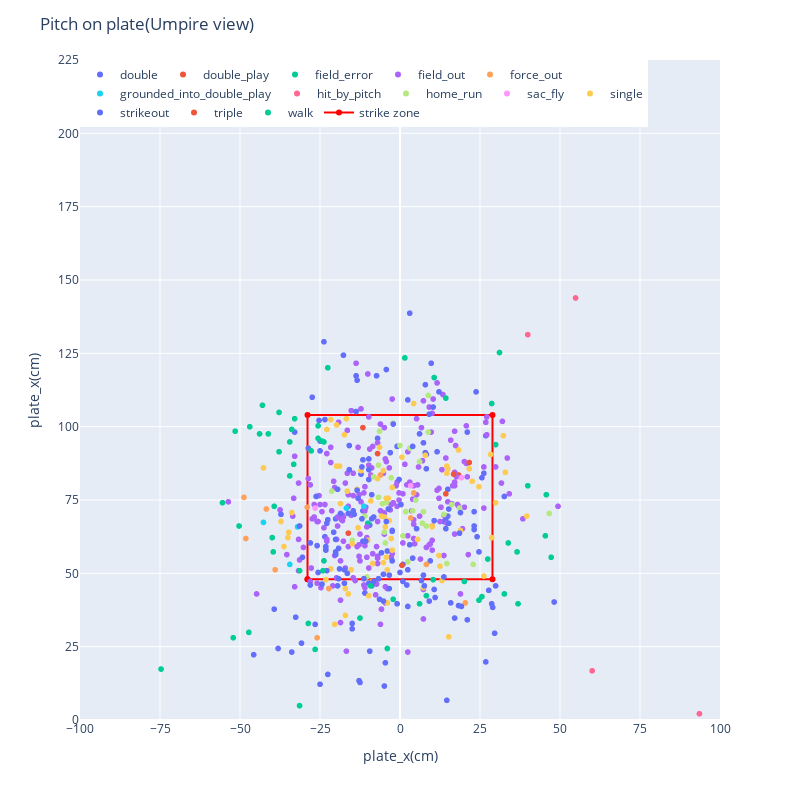

The notebook cell this image was saved under:
### Code cell
# イベントごとの結果

_fig = plate(df, hover='events')
_fig.show()

### Figure 1 — Plotly figure (JSON) as saved in the notebook; plotly's stock layout.template omitted (floating-point values rounded to 4 significant figures; data arrays with more than 128 entries replaced by an {"elided": "..."} marker saying what was removed)
{"data": [{"customdata": {"elided": "26x10 mixed values"}, "hovertemplate": "<b>%{hovertext}</b><br><br>events=double<br>plate_x_cm=%{x}<br>plate_z_cm=%{y}<br>game_date=%{customdata[0]}<br>batter_name=%{customdata[1]}<br>pitcher_name=%{customdata[2]}<br>effective_speed_kh=%{customdata[3]}<br>pitch_name=%{customdata[4]}<br>hit_distance_sc_m=%{customdata[5]}<br>launch_speed_kh=%{customdata[6]}<br>launch_angle=%{customdata[7]}<br>des=%{customdata[8]}<br>description=%{customdata[9]}<extra></extra>", "hovertext": ["double", "double", "double", "double", "double", "double", "double", "double", "double", "double", "double", "double", "double", "double", "double", "double", "double", "double", "double", "double", "double", "double", "double", "double", "double", "double"], "legendgroup": "double", "marker": {"color": "#636efa", "symbol": "circle"}, "mode": "markers", "name": "double", "showlegend": true, "type": "scattergl", "x": [-12.19, -15.85, -0.91, 9.45, 13.72, -23.47, 15.24, -7.01, 10.67, -10.97, 7.92, -9.45, -24.99, -3.96, 14.94, 23.16, 14.33, -9.75, 8.23, -27.43, 26.82, -2.44, -8.23, -11.58, 11.58, -20.12], "xaxis": "x", "y": [83.82, 93.57, 93.27, 54.25, 67.67, 62.48, 71.93, 96.01, 67.97, 43.28, 91.14, 66.45, 95.1, 57.61, 69.49, 66.14, 68.58, 81.99, 90.53, 110.0, 96.93, 64.62, 69.19, 71.32, 91.44, 68.58], "yaxis": "y"}, {"customdata": [["2022-05-22T00:00:00", "Ohtani, Shohei", "Irvin, Cole", 129.0, "Changeup", 89.31, 151.7, 22, "Angels challenged (tag play), call on the field was upheld: Shohei Ohtani lines into a double play, right fielder Chad Pinder to shortstop Elvis Andrus.   Tyler Wade out at 2nd.", "hit_into_play"], ["2022-04-23T00:00:00", "Ohtani, Shohei", "Watkins, Spenser", 149.3, "4-Seam Fastball", 38.1, 134.1, 8, "Shohei Ohtani lines into a double play, third baseman Ramon Urias to shortstop Jorge Mateo.   Tyler Wade out at 2nd.", "hit_into_play"]], "hovertemplate": "<b>%{hovertext}</b><br><br>events=double_play<br>plate_x_cm=%{x}<br>plate_z_cm=%{y}<br>game_date=%{customdata[0]}<br>batter_name=%{customdata[1]}<br>pitcher_name=%{customdata[2]}<br>effective_speed_kh=%{customdata[3]}<br>pitch_name=%{customdata[4]}<br>hit_distance_sc_m=%{customdata[5]}<br>launch_speed_kh=%{customdata[6]}<br>launch_angle=%{customdata[7]}<br>des=%{customdata[8]}<br>description=%{customdata[9]}<extra></extra>", "hovertext": ["double_play", "double_play"], "legendgroup": "double_play", "marker": {"color": "#EF553B", "symbol": "circle"}, "mode": "markers", "name": "double_play", "showlegend": true, "type": "scattergl", "x": [18.29, -11.58], "xaxis": "x", "y": [83.52, 99.67], "yaxis": "y"}, {"customdata": [["2022-04-16T00:00:00", "Ohtani, Shohei", "Martin, Brett", 130.1, "Curveball", 9.14, 142.6, -2, "Shohei Ohtani reaches on a fielding error by first baseman Nathaniel Lowe.   Tyler Wade to 2nd.", "hit_into_play"], ["2022-04-17T00:00:00", "Ohtani, Shohei", "Burke, Brock", 155.7, "4-Seam Fastball", 40.54, 86.72, 53, "Shohei Ohtani reaches on a fielding error by shortstop Marcus Semien.", "hit_into_play"], ["2022-07-16T00:00:00", "Ohtani, Shohei", "Urías, Julio", 150.9, "4-Seam Fastball", 16.46, 145.1, 79, "Shohei Ohtani reaches on a fielding error by first baseman Freddie Freeman.   Luis Rengifo to 3rd.", "hit_into_play"]], "hovertemplate": "<b>%{hovertext}</b><br><br>events=field_error<br>plate_x_cm=%{x}<br>plate_z_cm=%{y}<br>game_date=%{customdata[0]}<br>batter_name=%{customdata[1]}<br>pitcher_name=%{customdata[2]}<br>effective_speed_kh=%{customdata[3]}<br>pitch_name=%{customdata[4]}<br>hit_distance_sc_m=%{customdata[5]}<br>launch_speed_kh=%{customdata[6]}<br>launch_angle=%{customdata[7]}<br>des=%{customdata[8]}<br>description=%{customdata[9]}<extra></extra>", "hovertext": ["field_error", "field_error", "field_error"], "legendgroup": "field_error", "marker": {"color": "#00cc96", "symbol": "circle"}, "mode": "markers", "name": "field_error", "showlegend": true, "type": "scattergl", "x": [-10.06, 29.87, -23.77], "xaxis": "x", "y": [67.06, 93.88, 94.79], "yaxis": "y"}, {"customdata": {"elided": "213x10 mixed values"}, "hovertemplate": "<b>%{hovertext}</b><br><br>events=field_out<br>plate_x_cm=%{x}<br>plate_z_cm=%{y}<br>game_date=%{customdata[0]}<br>batter_name=%{customdata[1]}<br>pitcher_name=%{customdata[2]}<br>effective_speed_kh=%{customdata[3]}<br>pitch_name=%{customdata[4]}<br>hit_distance_sc_m=%{customdata[5]}<br>launch_speed_kh=%{customdata[6]}<br>launch_angle=%{customdata[7]}<br>des=%{customdata[8]}<br>description=%{customdata[9]}<extra></extra>", "hovertext": {"elided": "213 str values"}, "legendgroup": "field_out", "marker": {"color": "#ab63fa", "symbol": "circle"}, "mode": "markers", "name": "field_out", "showlegend": true, "type": "scattergl", "x": {"elided": "213 float values"}, "xaxis": "x", "y": {"elided": "213 float values"}, "yaxis": "y"}, {"customdata": {"elided": "14x10 mixed values"}, "hovertemplate": "<b>%{hovertext}</b><br><br>events=force_out<br>plate_x_cm=%{x}<br>plate_z_cm=%{y}<br>game_date=%{customdata[0]}<br>batter_name=%{customdata[1]}<br>pitcher_name=%{customdata[2]}<br>effective_speed_kh=%{customdata[3]}<br>pitch_name=%{customdata[4]}<br>hit_distance_sc_m=%{customdata[5]}<br>launch_speed_kh=%{customdata[6]}<br>launch_angle=%{customdata[7]}<br>des=%{customdata[8]}<br>description=%{customdata[9]}<extra></extra>", "hovertext": ["force_out", "force_out", "force_out", "force_out", "force_out", "force_out", "force_out", "force_out", "force_out", "force_out", "force_out", "force_out", "force_out", "force_out"], "legendgroup": "force_out", "marker": {"color": "#FFA15A", "symbol": "circle"}, "mode": "markers", "name": "force_out", "showlegend": true, "type": "scattergl", "x": [-28.96, 3.35, -8.84, 20.42, 10.06, 4.27, 8.23, -6.1, -48.77, -48.16, -41.76, -22.25, -25.91, -39.01], "xaxis": "x", "y": [72.54, 68.88, 47.24, 39.93, 66.14, 77.42, 53.04, 83.52, 75.9, 61.87, 71.93, 44.81, 28.04, 51.21], "yaxis": "y"}, {"customdata": [["2022-08-29T00:00:00", "Ohtani, Shohei", "Montas, Frankie", 137.0, "Split-Finger", 1.83, 137.3, -18, "Shohei Ohtani grounds into a double play, shortstop Isiah Kiner-Falefa to first baseman Anthony Rizzo.   Mike Trout out at 2nd.    Shohei Ohtani out at 1st.", "hit_into_play"], ["2022-05-01T00:00:00", "Ohtani, Shohei", "Ruiz, José", 142.2, "Changeup", 1.22, 133.1, -23, "Shohei Ohtani grounds into a double play, pitcher Jose Ruiz to shortstop Tim Anderson to first baseman Jose Abreu.   Taylor Ward to 3rd.    Mike Trout out at 2nd.    Shohei Ohtani out at 1st.", "hit_into_play"], ["2022-05-14T00:00:00", "Ohtani, Shohei", "Oller, Adam", 138.2, "Changeup", 7.92, 139.0, -3, "Shohei Ohtani grounds into a double play, shortstop Kevin Smith to first baseman Christian Bethancourt.   Taylor Ward out at 2nd.    Shohei Ohtani out at 1st.", "hit_into_play"], ["2022-04-22T00:00:00", "Ohtani, Shohei", "Pérez, Cionel", 132.8, "Slider", 29.87, 165.3, 5, "Shohei Ohtani grounds into a double play, shortstop Jorge Mateo to third baseman Kelvin Gutierrez to first baseman Ryan Mountcastle.   Andrew Velazquez out at 2nd.    Shohei Ohtani out at 1st.", "hit_into_play"], ["2022-05-18T00:00:00", "Ohtani, Shohei", "Dunning, Dane", 133.9, "Changeup", 4.27, 152.6, -9, "Shohei Ohtani grounds into a double play, first baseman Nathaniel Lowe to shortstop Corey Seager to first baseman Nathaniel Lowe.   Taylor Ward out at 2nd.    Shohei Ohtani out at 1st.", "hit_into_play"]], "hovertemplate": "<b>%{hovertext}</b><br><br>events=grounded_into_double_play<br>plate_x_cm=%{x}<br>plate_z_cm=%{y}<br>game_date=%{customdata[0]}<br>batter_name=%{customdata[1]}<br>pitcher_name=%{customdata[2]}<br>effective_speed_kh=%{customdata[3]}<br>pitch_name=%{customdata[4]}<br>hit_distance_sc_m=%{customdata[5]}<br>launch_speed_kh=%{customdata[6]}<br>launch_angle=%{customdata[7]}<br>des=%{customdata[8]}<br>description=%{customdata[9]}<extra></extra>", "hovertext": ["grounded_into_double_play", "grounded_into_double_play", "grounded_into_double_play", "grounded_into_double_play", "grounded_into_double_play"], "legendgroup": "grounded_into_double_play", "marker": {"color": "#19d3f3", "symbol": "circle"}, "mode": "markers", "name": "grounded_into_double_play", "showlegend": true, "type": "scattergl", "x": [-42.67, -34.44, -32, -11.28, -16.76], "xaxis": "x", "y": [67.36, 53.04, 65.84, 72.85, 72.24], "yaxis": "y"}, {"customdata": [["2022-05-24T00:00:00", "Ohtani, Shohei", "Dunning, Dane", 125.1, "Slider", null, null, null, "Shohei Ohtani hit by pitch.", "hit_by_pitch"], ["2022-05-28T00:00:00", "Ohtani, Shohei", "Merryweather, Julian", 158.2, "4-Seam Fastball", null, null, null, "Blue Jays challenged (hit by pitch), call on the field was upheld: Shohei Ohtani hit by pitch.", "hit_by_pitch"], ["2022-05-29T00:00:00", "Ohtani, Shohei", "Vasquez, Andrew", 125.8, "Curveball", null, null, null, "Shohei Ohtani hit by pitch.", "hit_by_pitch"], ["2022-07-22T00:00:00", "Ohtani, Shohei", "Morton, Charlie", 129.3, "Curveball", null, null, null, "Shohei Ohtani hit by pitch.", "hit_by_pitch"]], "hovertemplate": "<b>%{hovertext}</b><br><br>events=hit_by_pitch<br>plate_x_cm=%{x}<br>plate_z_cm=%{y}<br>game_date=%{customdata[0]}<br>batter_name=%{customdata[1]}<br>pitcher_name=%{customdata[2]}<br>effective_speed_kh=%{customdata[3]}<br>pitch_name=%{customdata[4]}<br>hit_distance_sc_m=%{customdata[5]}<br>launch_speed_kh=%{customdata[6]}<br>launch_angle=%{customdata[7]}<br>des=%{customdata[8]}<br>description=%{customdata[9]}<extra></extra>", "hovertext": ["hit_by_pitch", "hit_by_pitch", "hit_by_pitch", "hit_by_pitch"], "legendgroup": "hit_by_pitch", "marker": {"color": "#FF6692", "symbol": "circle"}, "mode": "markers", "name": "hit_by_pitch", "showlegend": true, "type": "scattergl", "x": [93.57, 39.93, 54.86, 60.05], "xaxis": "x", "y": [2.13, 131.4, 143.9, 16.76], "yaxis": "y"}, {"customdata": {"elided": "34x10 mixed values"}, "hovertemplate": "<b>%{hovertext}</b><br><br>events=home_run<br>plate_x_cm=%{x}<br>plate_z_cm=%{y}<br>game_date=%{customdata[0]}<br>batter_name=%{customdata[1]}<br>pitcher_name=%{customdata[2]}<br>effective_speed_kh=%{customdata[3]}<br>pitch_name=%{customdata[4]}<br>hit_distance_sc_m=%{customdata[5]}<br>launch_speed_kh=%{customdata[6]}<br>launch_angle=%{customdata[7]}<br>des=%{customdata[8]}<br>description=%{customdata[9]}<extra></extra>", "hovertext": ["home_run", "home_run", "home_run", "home_run", "home_run", "home_run", "home_run", "home_run", "home_run", "home_run", "home_run", "home_run", "home_run", "home_run", "home_run", "home_run", "home_run", "home_run", "home_run", "home_run", "home_run", "home_run", "home_run", "home_run", "home_run", "home_run", "home_run", "home_run", "home_run", "home_run", "home_run", "home_run", "home_run", "home_run"], "legendgroup": "home_run", "marker": {"color": "#B6E880", "symbol": "circle"}, "mode": "markers", "name": "home_run", "showlegend": true, "type": "scattergl", "x": [-2.74, 4.88, -4.27, 18.59, -4.88, 13.72, -2.13, -5.49, -10.36, 7.01, -6.71, 7.32, 3.96, -14.94, -8.23, 1.83, 8.84, 8.84, 6.1, 0.91, -6.4, 0, -4.57, 3.05, 14.63, -6.71, 8.23, 22.86, -10.97, null, 16.15, 46.63, -21.34, 2.44], "xaxis": "x", "y": [82.6, 74.98, 74.07, 72.24, 64.01, 70.1, 101.2, 73.76, 48.77, 67.06, 75.9, 71.02, 71.32, 61.26, 82.91, 71.02, 98.15, 110.6, 88.09, 62.79, 98.45, 93.57, 60.35, 92.66, 53.34, 86.87, 66.14, 53.04, 69.49, null, 73.46, 70.41, 78.03, 53.95], "yaxis": "y"}, {"customdata": [["2022-06-21T00:00:00", "Ohtani, Shohei", "Speier, Gabe", 131.7, "Slider", 93.27, 135.8, 26, "Shohei Ohtani out on a sacrifice fly to center fielder Michael A.   Taylor.   Tyler Wade scores.", "hit_into_play"], ["2022-08-06T00:00:00", "Ohtani, Shohei", "Bernardino, Brennan", 126.1, "Curveball", 77.72, 154.6, 53, "Shohei Ohtani out on a sacrifice fly to left fielder Kyle Lewis.   Andrew Velazquez scores.", "hit_into_play"], ["2022-06-21T00:00:00", "Ohtani, Shohei", "Mengden, Daniel", 142.1, "Cutter", 90.53, 135.4, 34, "Shohei Ohtani out on a sacrifice fly to left fielder Andrew Benintendi.   Tyler Wade scores.", "hit_into_play"]], "hovertemplate": "<b>%{hovertext}</b><br><br>events=sac_fly<br>plate_x_cm=%{x}<br>plate_z_cm=%{y}<br>game_date=%{customdata[0]}<br>batter_name=%{customdata[1]}<br>pitcher_name=%{customdata[2]}<br>effective_speed_kh=%{customdata[3]}<br>pitch_name=%{customdata[4]}<br>hit_distance_sc_m=%{customdata[5]}<br>launch_speed_kh=%{customdata[6]}<br>launch_angle=%{customdata[7]}<br>des=%{customdata[8]}<br>description=%{customdata[9]}<extra></extra>", "hovertext": ["sac_fly", "sac_fly", "sac_fly"], "legendgroup": "sac_fly", "marker": {"color": "#FF97FF", "symbol": "circle"}, "mode": "markers", "name": "sac_fly", "showlegend": true, "type": "scattergl", "x": [-26.52, 3.35, 19.2], "xaxis": "x", "y": [72.24, 79.86, 82.6], "yaxis": "y"}, {"customdata": {"elided": "72x10 mixed values"}, "hovertemplate": "<b>%{hovertext}</b><br><br>events=single<br>plate_x_cm=%{x}<br>plate_z_cm=%{y}<br>game_date=%{customdata[0]}<br>batter_name=%{customdata[1]}<br>pitcher_name=%{customdata[2]}<br>effective_speed_kh=%{customdata[3]}<br>pitch_name=%{customdata[4]}<br>hit_distance_sc_m=%{customdata[5]}<br>launch_speed_kh=%{customdata[6]}<br>launch_angle=%{customdata[7]}<br>des=%{customdata[8]}<br>description=%{customdata[9]}<extra></extra>", "hovertext": ["single", "single", "single", "single", "single", "single", "single", "single", "single", "single", "single", "single", "single", "single", "single", "single", "single", "single", "single", "single", "single", "single", "single", "single", "single", "single", "single", "single", "single", "single", "single", "single", "single", "single", "single", "single", "single", "single", "single", "single", "single", "single", "single", "single", "single", "single", "single", "single", "single", "single", "single", "single", "single", "single", "single", "single", "single", "single", "single", "single", "single", "single", "single", "single", "single", "single", "single", "single", "single", "single", "single", "single"], "legendgroup": "single", "marker": {"color": "#FECB52", "symbol": "circle"}, "mode": "markers", "name": "single", "showlegend": true, "type": "scattergl", "x": [12.19, -4.27, 22.56, -17.07, 32.31, 0.61, -8.53, -37.19, -5.18, -21.64, null, 39.62, -10.06, 7.32, -9.75, -16.15, -17.07, -20.42, -21.64, 32.92, -19.81, -34.75, -3.96, -6.4, 15.24, -9.14, -23.16, 7.92, -3.35, 28.65, 29.87, -22.86, -4.57, 12.5, 14.94, 18.9, -14.94, 4.27, 13.11, 14.63, -2.44, -42.67, -15.24, -2.44, 18.29, -36.27, -17.37, 28.35, -18.9, 21.64, -2.74, 10.06, -5.79, -33.83, -18.59, 26.21, -5.18, -7.01, -3.66, 5.49, -16.76, -12.19, -19.81, 14.63, -16.46, -3.96, -4.88, -4.27, 24.69, -35.05, -13.41, -13.11], "xaxis": "x", "y": [56.08, 75.59, 81.38, 44.81, 96.93, 89.61, 53.34, 67.67, 53.64, 51.51, null, 69.49, 61.26, 45.11, 42.37, 42.98, 35.66, 32.61, 102.4, 84.43, 86.56, 64.01, 39.93, 92.96, 28.35, 74.68, 47.85, 90.22, 67.97, 62.18, 74.07, 99.06, 65.84, 52.43, 85.65, 64.62, 60.05, 107.9, 47.55, 84.12, 79.25, 85.95, 51.21, 57.91, 92.05, 59.13, 97.23, 90.53, 86.56, 85.65, 61.87, 65.84, 69.49, 70.71, 73.76, 49.07, 85.04, 82.3, 75.59, 61.57, 102.7, 85.04, 100.6, 86.56, 78.03, 51.21, 69.19, 55.47, 79.55, 62.18, 78.64, 65.53], "yaxis": "y"}, {"customdata": {"elided": "144x10 mixed values"}, "hovertemplate": "<b>%{hovertext}</b><br><br>events=strikeout<br>plate_x_cm=%{x}<br>plate_z_cm=%{y}<br>game_date=%{customdata[0]}<br>batter_name=%{customdata[1]}<br>pitcher_name=%{customdata[2]}<br>effective_speed_kh=%{customdata[3]}<br>pitch_name=%{customdata[4]}<br>hit_distance_sc_m=%{customdata[5]}<br>launch_speed_kh=%{customdata[6]}<br>launch_angle=%{customdata[7]}<br>des=%{customdata[8]}<br>description=%{customdata[9]}<extra></extra>", "hovertext": {"elided": "144 str values"}, "legendgroup": "strikeout", "marker": {"color": "#636efa", "symbol": "circle"}, "mode": "markers", "name": "strikeout", "showlegend": true, "type": "scattergl", "x": {"elided": "144 float values"}, "xaxis": "x", "y": {"elided": "144 float values"}, "yaxis": "y"}, {"customdata": [["2022-08-26T00:00:00", "Ohtani, Shohei", "White, Mitch", 132.8, "Slider", 115.5, 153.1, 31, "Shohei Ohtani triples (6) on a fly ball to center fielder Whit Merrifield.   Andrew Velazquez scores.    David Fletcher scores.", "hit_into_play"], ["2022-08-16T00:00:00", "Ohtani, Shohei", "Ray, Robbie", 142.7, "Slider", 108.8, 161.9, 23, "Shohei Ohtani triples (4) on a sharp fly ball to left fielder Jesse Winker.", "hit_into_play"], ["2022-07-13T00:00:00", "Ohtani, Shohei", "Javier, Cristian", 152.2, "4-Seam Fastball", 53.64, 147.4, 14, "Shohei Ohtani triples (2) on a line drive to right fielder Kyle Tucker.   Max Stassi scores.    Brandon Marsh scores.", "hit_into_play"], ["2022-06-15T00:00:00", "Ohtani, Shohei", "Anderson, Tyler", 139.4, "Cutter", 90.22, 157.1, 19, "Shohei Ohtani triples (1) on a line drive to right fielder Mookie Betts.", "hit_into_play"], ["2022-07-31T00:00:00", "Ohtani, Shohei", "Dunning, Dane", 139.0, "Changeup", 74.98, 168, 16, "Shohei Ohtani triples (3) on a sharp line drive to right fielder Kole Calhoun.", "hit_into_play"], ["2022-08-17T00:00:00", "Ohtani, Shohei", "Murfee, Penn", 138.9, "4-Seam Fastball", 59.13, 163.7, 13, "Shohei Ohtani triples (5) on a sharp line drive to right fielder Mitch Haniger.   David Fletcher scores.", "hit_into_play"]], "hovertemplate": "<b>%{hovertext}</b><br><br>events=triple<br>plate_x_cm=%{x}<br>plate_z_cm=%{y}<br>game_date=%{customdata[0]}<br>batter_name=%{customdata[1]}<br>pitcher_name=%{customdata[2]}<br>effective_speed_kh=%{customdata[3]}<br>pitch_name=%{customdata[4]}<br>hit_distance_sc_m=%{customdata[5]}<br>launch_speed_kh=%{customdata[6]}<br>launch_angle=%{customdata[7]}<br>des=%{customdata[8]}<br>description=%{customdata[9]}<extra></extra>", "hovertext": ["triple", "triple", "triple", "triple", "triple", "triple"], "legendgroup": "triple", "marker": {"color": "#EF553B", "symbol": "circle"}, "mode": "markers", "name": "triple", "showlegend": true, "type": "scattergl", "x": [14.33, -16.15, 21.64, -7.01, 0.61, 16.76], "xaxis": "x", "y": [77.11, 63.7, 87.78, 90.83, 52.73, 83.82], "yaxis": "y"}, {"customdata": {"elided": "57x10 mixed values"}, "hovertemplate": "<b>%{hovertext}</b><br><br>events=walk<br>plate_x_cm=%{x}<br>plate_z_cm=%{y}<br>game_date=%{customdata[0]}<br>batter_name=%{customdata[1]}<br>pitcher_name=%{customdata[2]}<br>effective_speed_kh=%{customdata[3]}<br>pitch_name=%{customdata[4]}<br>hit_distance_sc_m=%{customdata[5]}<br>launch_speed_kh=%{customdata[6]}<br>launch_angle=%{customdata[7]}<br>des=%{customdata[8]}<br>description=%{customdata[9]}<extra></extra>", "hovertext": ["walk", "walk", "walk", "walk", "walk", "walk", "walk", "walk", "walk", "walk", "walk", "walk", "walk", "walk", "walk", "walk", "walk", "walk", "walk", "walk", "walk", "walk", "walk", "walk", "walk", "walk", "walk", "walk", "walk", "walk", "walk", "walk", "walk", "walk", "walk", "walk", "walk", "walk", "walk", "walk", "walk", "walk", "walk", "walk", "walk", "walk", "walk", "walk", "walk", "walk", "walk", "walk", "walk", "walk", "walk", "walk", "walk"], "legendgroup": "walk", "marker": {"color": "#00cc96", "symbol": "circle"}, "mode": "markers", "name": "walk", "showlegend": true, "type": "scattergl", "x": [-34.44, 45.72, 33.83, -43.89, -2.13, -52.12, 36.88, 31.09, -25.6, 6.1, -54.86, -24.08, 28.65, 45.42, 10.36, -51.51, -55.47, -39.32, -32.92, -24.38, -42.98, -22.56, -27.74, -33.83, -37.8, -41.15, -39.62, -12.5, 1.52, -9.14, -26.52, 14.33, -50.29, 20.12, 24.69, 32.61, -31.39, -34.44, 36.58, -74.68, 25.6, 47.24, -46.94, 15.85, -39.93, -3.96, -33.22, -25.6, 39.93, 8.23, -28.65, 10.67, -37.8, -47.24, -31.39, -23.77, 27.43], "xaxis": "x", "y": [94.79, 76.81, 60.35, 97.54, 41.15, 28.04, 39.62, 125.3, 96.01, 39.62, -5.49, 50.9, 107.9, 62.79, 47.85, 98.45, 74.07, 72.85, 102.7, 95.1, 107.3, 120.1, 91.74, 99.06, 104.8, 97.54, 57.3, 34.75, 123.4, 45.72, 24.08, 109.7, 66.14, 47.24, 40.84, 42.98, 50.9, 83.21, 57.3, 17.37, 42.06, 55.47, 99.97, -1.83, 62.18, 24.38, 87.17, 100.3, 79.86, 42.37, 32.92, 116.7, 91.44, 29.87, 4.88, 54.25, 54.86], "yaxis": "y"}, {"line": {"color": "red"}, "name": "strike zone", "type": "scatter", "x": [-28.9, -28.9, 28.9, 28.9, -28.9], "y": [48, 104, 104, 48, 48]}], "layout": {"autosize": false, "height": 800, "legend": {"orientation": "h", "title": {}, "tracegroupgap": 0, "x": 0, "xanchor": "left", "y": 1, "yanchor": "top"}, "margin": {"t": 60}, "title": {"text": "Pitch on plate(Umpire view)"}, "width": 800, "xaxis": {"anchor": "y", "domain": [0, 1], "dtick": 25, "range": [-100, 100], "title": {"text": "plate_x(cm)"}}, "yaxis": {"anchor": "x", "domain": [0, 1], "dtick": 25, "range": [0, 225], "title": {"text": "plate_x(cm)"}}}}
